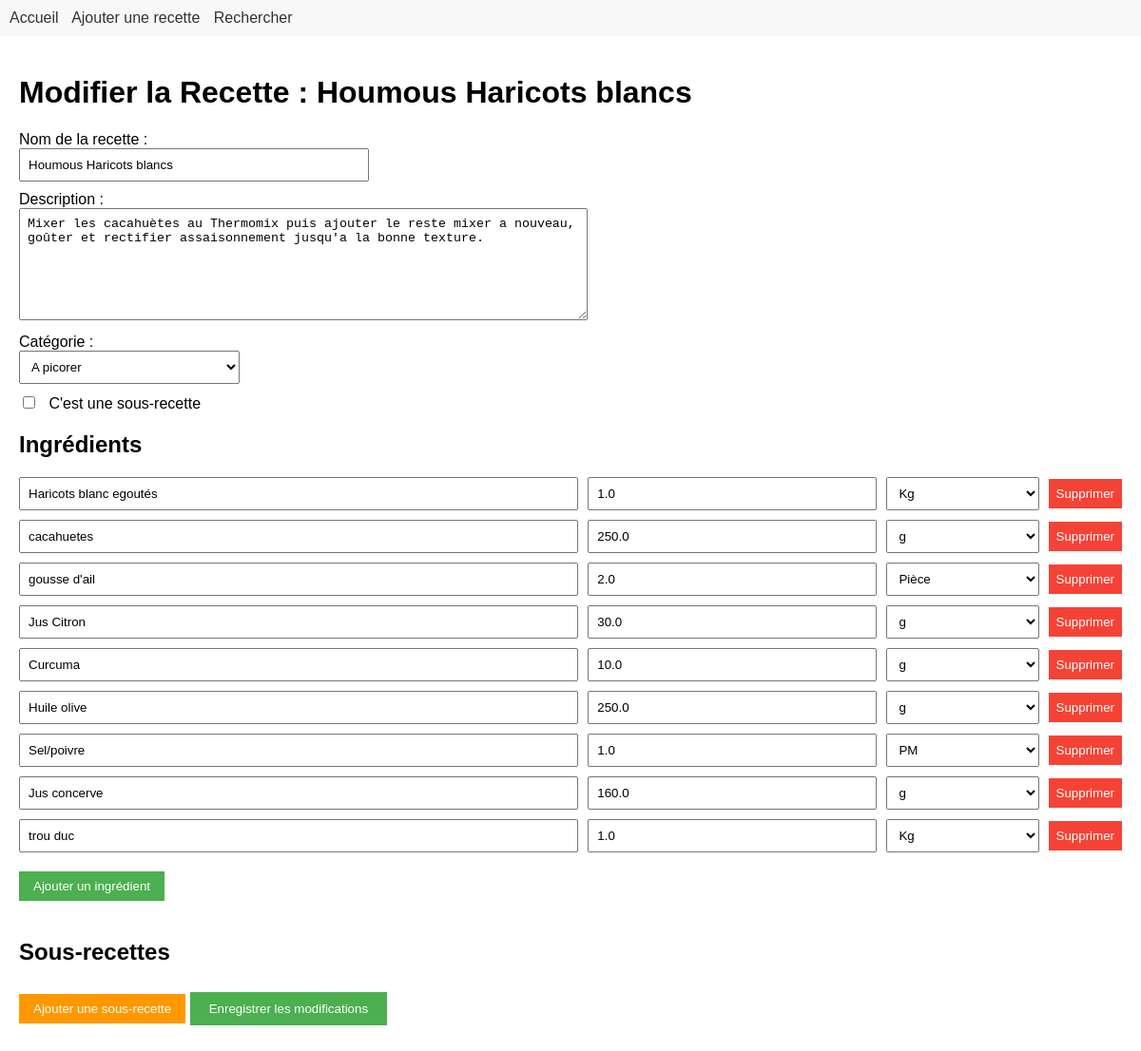
Page /recette/2/modifier on the committed database.
### tables this page shows
CREATE TABLE Recettes (
            id INTEGER PRIMARY KEY AUTOINCREMENT,
            nom TEXT NOT NULL,
            description TEXT,
            categorie TEXT,
            est_sous_recette BOOLEAN DEFAULT FALSE
        );

CREATE TABLE Ingredients (
            id INTEGER PRIMARY KEY AUTOINCREMENT,
            id_recette INTEGER,
            nom TEXT NOT NULL,
            quantite REAL,
            unite TEXT,
            FOREIGN KEY(id_recette) REFERENCES Recettes(id)
        );

### app.py (the view, shortened to what this page needs)
@app.route('/recette/<int:recette_id>/modifier', methods=['GET', 'POST'])
@auth.login_required
def modifier_recette(recette_id):
    sous_recettes = get_sous_recettes()
    sous_recettes_utilisees = get_sous_recettes_utilisees(recette_id)
    conn = sqlite3.connect('recettes.db')
    conn.row_factory = sqlite3.Row
    cursor = conn.cursor()
    cursor.execute('SELECT * FROM Recettes WHERE id = ?', (recette_id,))
    recette = cursor.fetchone()
    cursor.execute('SELECT * FROM Ingredients WHERE id_recette = ?', (recette_id,))
    ingredients = cursor.fetchall()
    conn.close()
    return render_template('modifier_recette.html', recette=recette, ingredients=ingredients, sous_recettes=sous_recettes, sous_recettes_utilisees=sous_recettes_utilisees)

### app.py (called while the page is built)
def get_sous_recettes():
    conn = sqlite3.connect('recettes.db')
    conn.row_factory = sqlite3.Row
    cursor = conn.cursor()
    cursor.execute('SELECT * FROM Recettes WHERE est_sous_recette = TRUE')
    sous_recettes = cursor.fetchall()
    conn.close()
    return sous_recettes

def get_sous_recettes_utilisees(recette_id):
    conn = sqlite3.connect('recettes.db')
    conn.row_factory = sqlite3.Row
    cursor = conn.cursor()
    cursor.execute('''
        SELECT r.* FROM Recettes r
        JOIN SousRecettesUtilisees s ON r.id = s.id_sous_recette
        WHERE s.id_recette = ?
    ''', (recette_id,))
    sous_recettes = cursor.fetchall()
    conn.close()
    return sous_recettes

### templates/modifier_recette.html (shortened to what this page needs)
{% extends "base.html" %}
{% block content %}
    <h1>Modifier la Recette : {{ recette['nom'] }}</h1>
    <form method="POST" action="{{ url_for('modifier_recette', recette_id=recette['id']) }}">
        <div>
            <label for="nom">Nom de la recette :</label><br>
            <input type="text" id="nom" name="nom" value="{{ recette['nom'] }}" style="width: 30%; padding: 8px; margin-bottom: 10px;" required>
        </div>
        <div>
            <label for="description">Description :</label><br>
            <textarea id="description" name="description" style="width: 50%; height: 100px; padding: 8px; margin-bottom: 10px;">{{ recette['description'] }}</textarea>
        </div>
        <div>
            <label for="categorie">Catégorie :</label><br>
            <select id="categorie" name="categorie" style="width: 20%; padding: 8px; margin-bottom: 10px;">
                <option value="A picorer" {% if recette['categorie'] == 'A picorer' %}selected{% endif %}>A picorer</option>
            </select>
        </div>
        <div>
            <label>
                <input type="checkbox" id="est_sous_recette" name="est_sous_recette" {% if recette['est_sous_recette'] %}checked{% endif %} style="margin-right: 10px;">
                C'est une sous-recette
            </label>
        </div>
        <h2>Ingrédients</h2>
        <div id="ingredients">
            {% for ingredient in ingredients %}
                <div class="ingredient" style="display: flex; margin-bottom: 10px; align-items: center;">
                    <input type="text" name="ingredient_nom[]" value="{{ ingredient['nom'] }}" style="flex: 4; padding: 8px; margin-right: 10px;" required>
                    <input type="number" name="ingredient_quantite[]" value="{{ ingredient['quantite'] }}" step="0.01" style="flex: 2; padding: 8px; margin-right: 10px;">
                    <select name="ingredient_unite[]" style="flex: 1; padding: 8px; margin-right: 10px;">
                        <option value="g" {% if ingredient['unite'] == 'g' %}selected{% endif %}>g</option>
                        <option value="Kg" {% if ingredient['unite'] == 'Kg' %}selected{% endif %}>Kg</option>
                        <option value="Pièce" {% if ingredient['unite'] == 'Pièce' %}selected{% endif %}>Pièce</option>
                        <option value="PM" {% if ingredient['unite'] == 'PM' %}selected{% endif %}>PM</option>
                    </select>
                    <button type="button" onclick="supprimerIngredient(this)" style="padding: 8px; background-color: #f44336; color: white; border: none; cursor: pointer;">Supprimer</button>
                </div>
            {% endfor %}
        </div>
        <button type="button" onclick="ajouterIngredient()" style="margin-top: 10px; margin-bottom: 20px; padding: 8px 15px; background-color: #4CAF50; color: white; border: none; cursor: pointer;">
            Ajouter un ingrédient
        </button>
        <h2>Sous-recettes</h2>
<button type="button" onclick="afficherListeSousRecettes()" style="margin-top: 10px; margin-bottom: 20px; padding: 8px 15px; background-color: #FF9800; color: white; border: none; cursor: pointer;">
    Ajouter une sous-recette
</button>
        <button type="submit" style="padding: 10px 20px; background-color: #4CAF50; color: white; border: none; cursor: pointer;">
            Enregistrer les modifications
        </button>
    </form>
{% endblock %}

### static/css/style.css (style rules this page uses)
body { font-family: Arial, sans-serif; margin: 0; padding: 0; }

### rows in the picture
Recettes: nom "Houmous Haricots blancs", description "Mixer les cacahuètes au Thermomix puis ajouter le reste mixer a nouveau, goûter et rectifier assaisonnement jusqu'a la bonne texture.", categorie "A picorer"
Ingredients: nom "Haricots blanc egoutés", quantite "1.0", unite "Kg"
Ingredients: nom "cacahuetes", quantite "250.0", unite "g"
Ingredients: nom "gousse d'ail", quantite "2.0", unite "Pièce"
Ingredients: nom "Jus Citron", quantite "30.0", unite "g"
Ingredients: nom "Curcuma", quantite "10.0", unite "g"
Ingredients: nom "Huile olive", quantite "250.0", unite "g"
Ingredients: nom "Sel/poivre", quantite "1.0", unite "PM"
Ingredients: nom "Jus concerve", quantite "160.0", unite "g"
Ingredients: nom "trou duc", quantite "1.0", unite "Kg"
